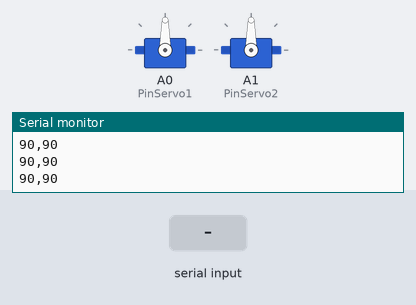
Recording of a sketch running on a simulated Arduino Uno, built with avr-gcc and run on an emulated ATmega328P. On the bench: 2 × servo, the last lines printed to the serial monitor. The test bench sets the inputs (shaded band).

Above: at 1.2 s.
1.3 s: "90,45\n" received over Serial
At 2.4 s:
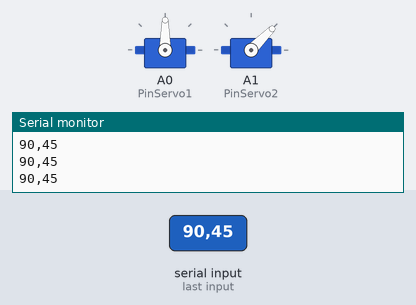
2.8 s: "30,150\n" received over Serial
At 4.0 s:
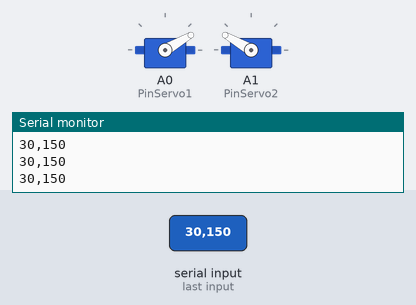
4.3 s: "5\n" received over Serial
At 5.5 s:
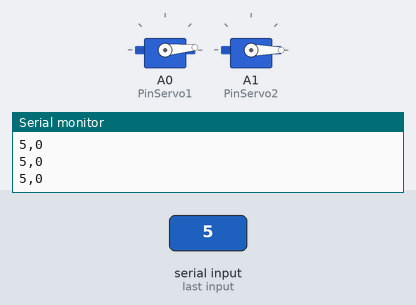
5.8 s: "90\n" received over Serial
At 6.2 s:
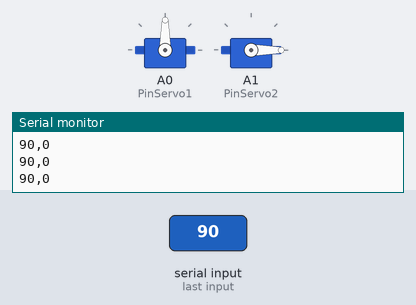
7.3 s: "200\n" received over Serial
At 8.6 s:
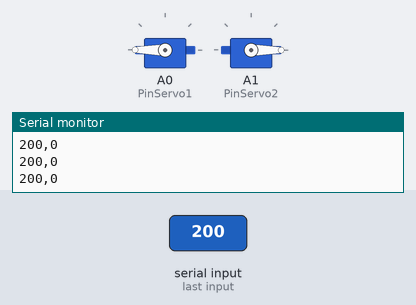
Timing chart, 0 to 9.8 s (numbered marks = the images above; inputs shaded):
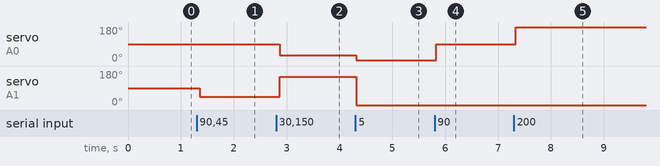

The sketch:

ServoBySerial.ino
```cpp
#include <Servo.h>

Servo servo1;
Servo servo2;

static int PinServo1 = A0;
static int PinServo2 = A1;

const int NUMBER_OF_FIELDS = 3; // how many comma separated fields we expect
int fieldIndex = 0;            // the current field being received
int values[NUMBER_OF_FIELDS];   // array holding values for all the fields


int Rot1 = 90;
int Rot2 = 90;

void setup() {
  servo1.attach(PinServo1);
  servo2.attach(PinServo2);

  servo1.write(90);
  servo2.write(90);

  Serial.begin(9600);
  Serial.println("setup done.");
}

void loop() {
  if( Serial.available())
  {
    char ch = Serial.read();
    if(ch >= '0' && ch <= '9') // is this an ascii digit between 0 and 9?
    {
      // yes, accumulate the value
      values[fieldIndex] = (values[fieldIndex] * 10) + (ch - '0');
    }
    else if (ch == ',')  // comma is our separator, so move on to the next field
    {
      if(fieldIndex < NUMBER_OF_FIELDS-1)
        fieldIndex++;   // increment field index
    }
    else
    {
      Rot1 = values[0];
      Rot2 = values[1];

      // any character not a digit or comma ends the acquisition of fields
      // in this example it's the newline character sent by the Serial Monitor
      Serial.print( fieldIndex +1);
      Serial.println(" fields received:");
      for(int i=0; i <= fieldIndex; i++)
      {
        Serial.println(values[i]);
        values[i] = 0; // set the values to zero, ready for the next message
      }
      fieldIndex = 0;  // ready to start over
    }
  }

  servo1.write(Rot1);
  servo2.write(Rot2);

  Serial.print(Rot1);
  Serial.print(",");
  Serial.println(Rot2);

  delay(10);
}
```

Measured:
- after the input at 1.3 s, servo on A1 (PinServo2): 90° → 45° after 0.05 s
- after the input at 2.8 s, servo on A0 (PinServo1): 90° → 30° after 0.07 s; servo on A1 (PinServo2): 45° → 150° after 0.07 s
- after the input at 4.3 s, servo on A0 (PinServo1): 30° → 5° at once; servo on A1 (PinServo2): 150° → 0° at once
- after the input at 5.8 s, servo on A0 (PinServo1): 5° → 90° at once
- after the input at 7.3 s, servo on A0 (PinServo1): 90° → 180° at once
